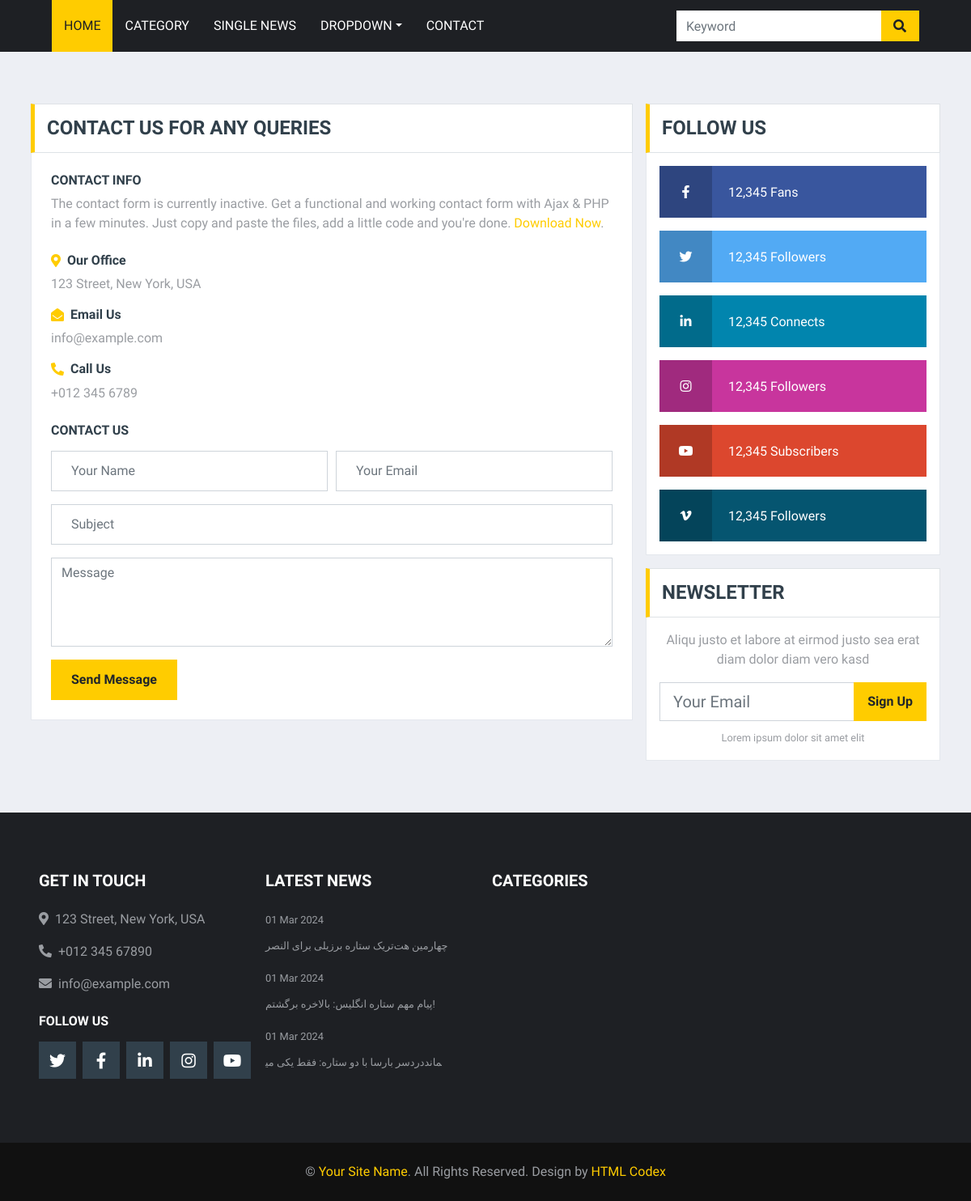
Before: /contact with the older database file.
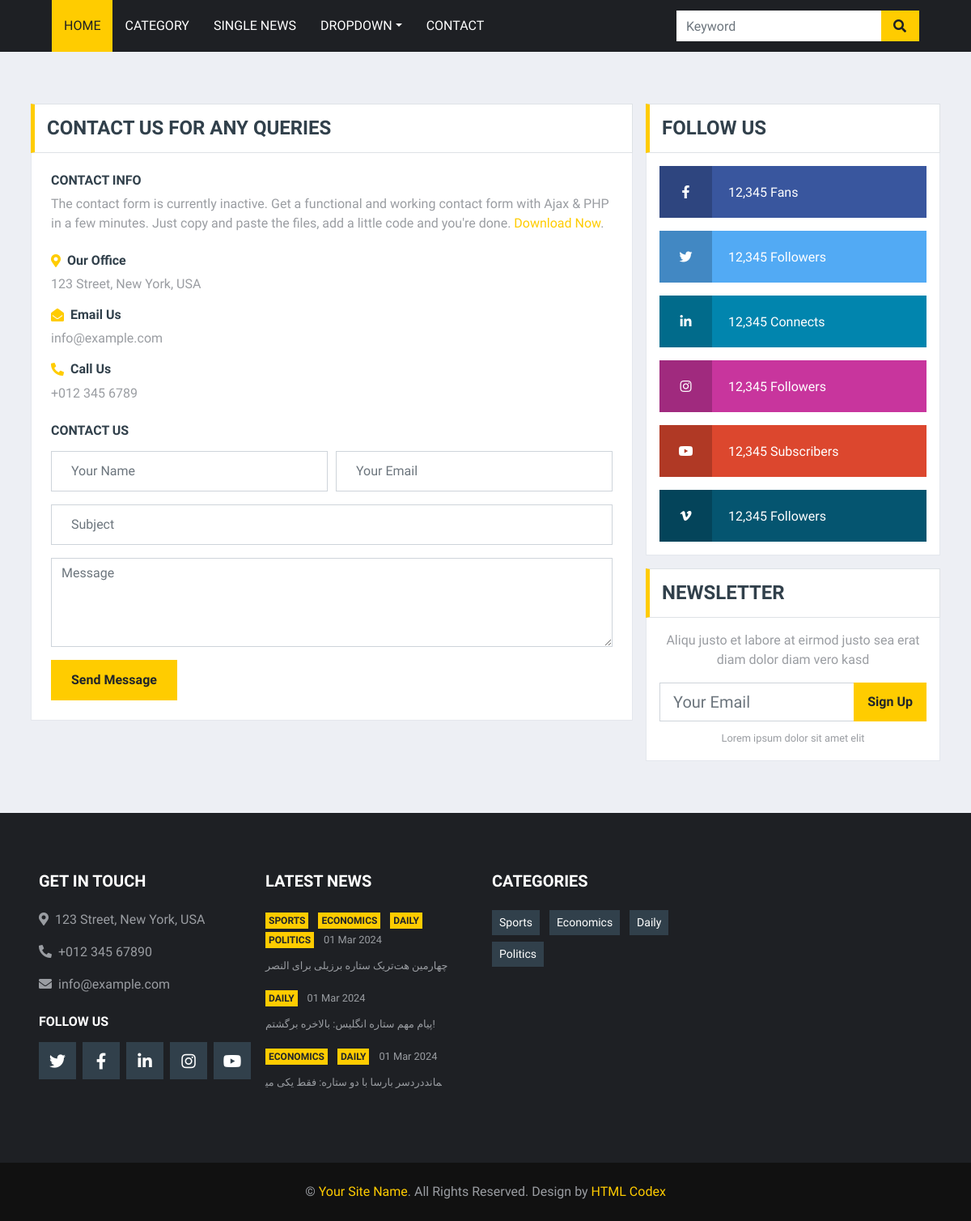
After: the same page with the newer database file.
### news/models.py (models this page shows, shortened)
class Post(models.Model):
    image = models.ImageField(default='news/im')
    author = models.ForeignKey(User, null=True, on_delete=models.SET_NULL)
    title = models.CharField(max_length=255)
    content = models.TextField()
    category = models.ManyToManyField(Category)
    counted_views = models.IntegerField(default=0)
    status = models.BooleanField(default=False)
    login_required = models.BooleanField(default=False)
    published_date = models.DateTimeField(null=True)
    created_date = models.DateTimeField(auto_now_add=True)
    updated_date = models.DateTimeField(auto_now=True)
    class Meta:
        ordering = ["-created_date"]

class Category(models.Model):
    name = models.CharField(max_length=255)

### website/views.py (the view)
# urls.py: path('contact', contact_view, name='contact'),
def contact_view(request):
    return render(request, 'website/contact.html')

### news/templatetags/news_tag.py (called while the page is built)
@register.inclusion_tag('news/last_news.html')
def latest_post_down(num=3):
    posts = Post.objects.filter(status=1).order_by('-published_date')[:num]
    return {'posts': posts}

@register.inclusion_tag('news/category_tag.html')
def news_post_categories():
    posts = Post.objects.filter(status=1)
    categories = Category.objects.all()
    cat_dict = {}
    for cat_name in categories:
        cat_dict[cat_name.name] = posts.filter(category=cat_name).count()
    return {'categories': cat_dict}

### templates/website/contact.html (shortened to what the changed rows need)
{% extends "base.html" %}
{% load static %}

### templates/news/last_news.html
{% load static %}
<div class="col-lg-3 col-md-6 mb-5">
    <h5 class="mb-4 text-white text-uppercase font-weight-bold">Latest News</h5>
    {% for post in posts %}
        <div class="mb-3">
            <div class="mb-2">
                {% for cat in post.category.all %}
                    <a class="badge badge-primary text-uppercase font-weight-semi-bold p-1 mr-2" href="">{{ cat.name }}</a>
                {% endfor %}
                <a class="text-body" href=""><small>{{ post.published_date|date:"d M Y" }}</small></a>
            </div>
            <a class="small text-body text-uppercase font-weight-medium" href="{% url 'news:news_single'  pid=post.id %}">{{ post.title|truncatewords:10 }}</a>
        </div>
    {% endfor %}
</div>

### templates/news/category_tag.html
<div class="col-lg-3 col-md-6 mb-5">
    <h5 class="mb-4 text-white text-uppercase font-weight-bold">Categories</h5>
    <div class="m-n1">
        {% for name,items in categories.items %}
            <a href="" class="btn btn-sm btn-secondary m-1">{{ name }}</a>
        {% endfor %}
    </div>
</div>

Changed rows visible on the page:
added Category: name "SPORTS", categories "Sports"
added Category: name "ECONOMICS", categories "Economics"
added Category: name "DAILY", categories "Daily"
added Category: name "POLITICS", categories "Politics"
